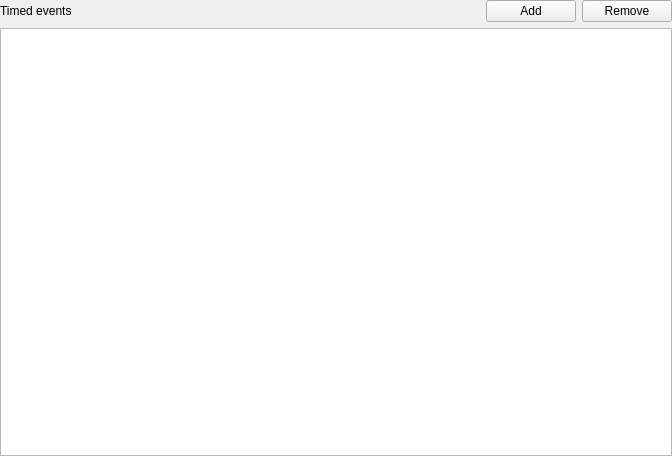
<?xml version="1.0" encoding="UTF-8"?>
<ui version="4.0">
 <class>EventSettings</class>
 <widget class="QWidget" name="EventSettings">
  <property name="geometry">
   <rect>
    <x>0</x>
    <y>0</y>
    <width>672</width>
    <height>456</height>
   </rect>
  </property>
  <property name="windowTitle">
   <string>Form</string>
  </property>
  <layout class="QVBoxLayout" name="verticalLayout">
   <property name="leftMargin">
    <number>0</number>
   </property>
   <property name="topMargin">
    <number>0</number>
   </property>
   <property name="rightMargin">
    <number>0</number>
   </property>
   <property name="bottomMargin">
    <number>0</number>
   </property>
   <item>
    <layout class="QHBoxLayout" name="horizontalLayout_7">
     <item>
      <widget class="QLabel" name="label_7">
       <property name="text">
        <string>Timed events</string>
       </property>
      </widget>
     </item>
     <item>
      <spacer name="horizontalSpacer">
       <property name="orientation">
        <enum>Qt::Horizontal</enum>
       </property>
       <property name="sizeHint" stdset="0">
        <size>
         <width>40</width>
         <height>20</height>
        </size>
       </property>
      </spacer>
     </item>
     <item>
      <widget class="QPushButton" name="timedEventAdd">
       <property name="minimumSize">
        <size>
         <width>90</width>
         <height>0</height>
        </size>
       </property>
       <property name="text">
        <string>Add</string>
       </property>
      </widget>
     </item>
     <item>
      <widget class="QPushButton" name="timedEventRemove">
       <property name="minimumSize">
        <size>
         <width>90</width>
         <height>0</height>
        </size>
       </property>
       <property name="text">
        <string>Remove</string>
       </property>
      </widget>
     </item>
    </layout>
   </item>
   <item>
    <widget class="QListWidget" name="eventsList"/>
   </item>
  </layout>
 </widget>
 <resources/>
 <connections/>
</ui>
